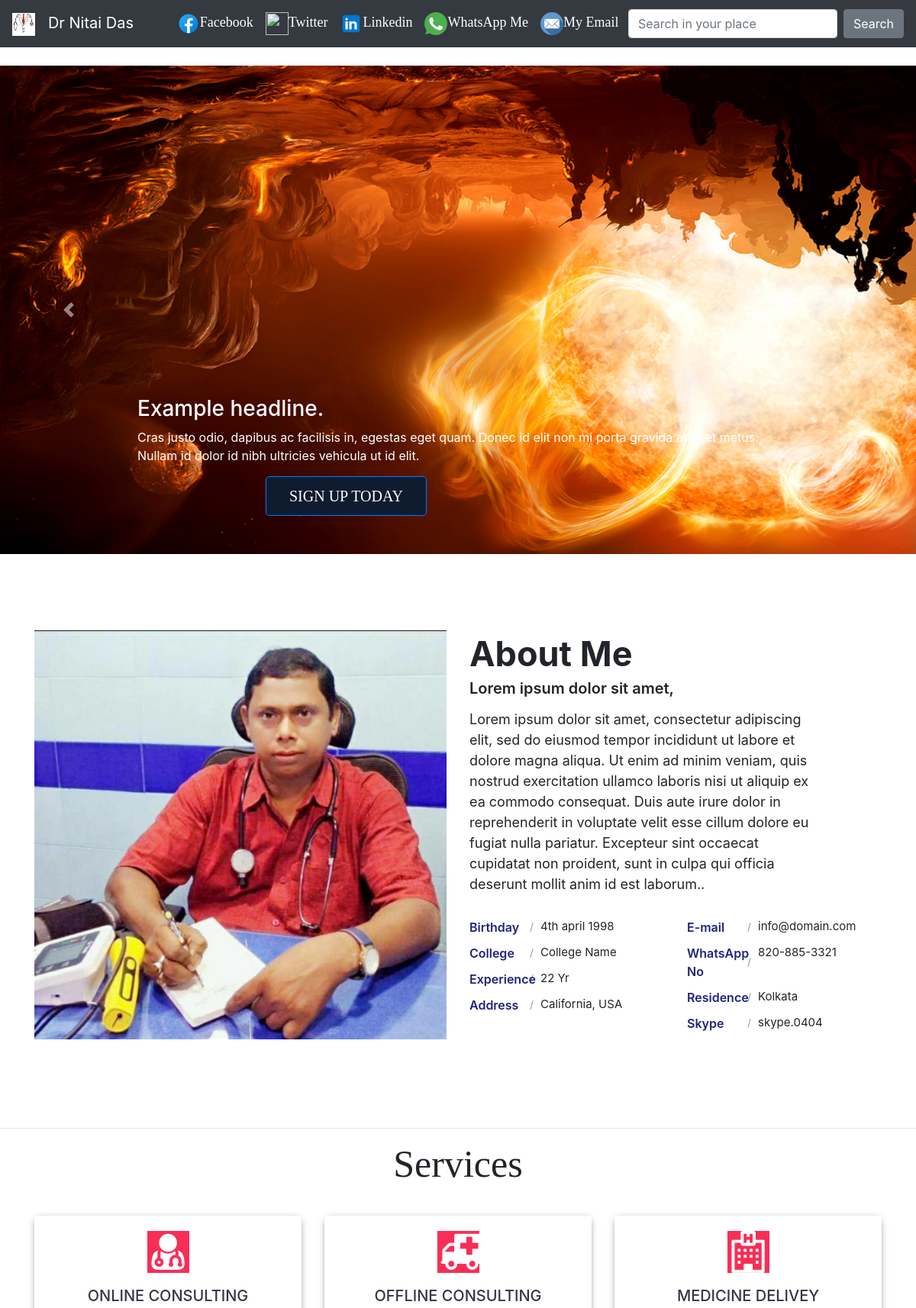
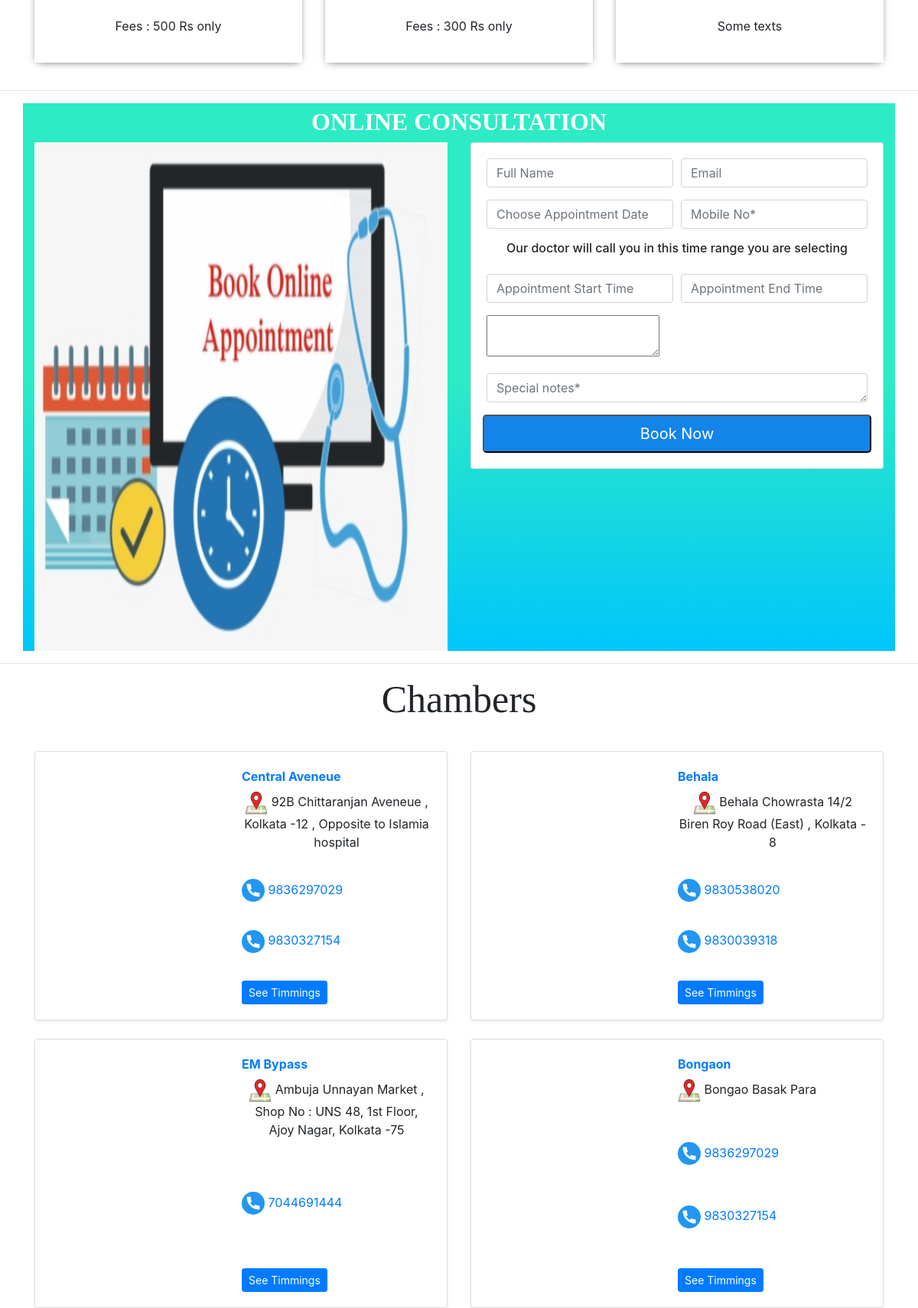
The page / (upper part) on the database its author committed (2 pictures, top to bottom).
### controller/models.py (models this page shows, shortened)
class Chamber(models.Model):
    chamber_location = models.CharField(max_length=200)
    region = models.ForeignKey(Region, on_delete=models.CASCADE)
    full_address =models.TextField()
    phone1 = models.BigIntegerField()
    phone2= models.BigIntegerField(blank=True, null=True)
    timming = models.ManyToManyField(Timming, related_name="Timming")
    nearest_places = models.ManyToManyField(NearPlace, related_name="NearestPlaces", blank=True)
    geo_loc = models.CharField(max_length=1000, blank=True, null=True)

### controller/views.py (the view)
# urls.py: path('',views.home,name='home')
def home(request):
	aboutMe = Aboutme.objects.all()[0]
	chamber = Chamber.objects.all()
	announcement = Announcement.objects.all()
	youtube = Youtube.objects.all().order_by('-id')
	context = {
		'Aboutme':aboutMe,
		'Chamber':chamber,
		'Announcement':announcement,
		'Youtube':youtube
		}
	return render(request,'index.html',context=context)

### templates/index.html (shortened to what this page needs)
<!DOCTYPE html>
<html lang="en">
<head>
<link rel="stylesheet" href="https://stackpath.bootstrapcdn.com/bootstrap/4.5.2/css/bootstrap.min.css">
<link rel="stylesheet" href="https://stackpath.bootstrapcdn.com/font-awesome/4.7.0/css/font-awesome.min.css">
  <link rel="stylesheet" href="../static/css/style.css">
   <body>
	<nav class="navbar navbar-expand-lg  bg-dark"> <a class="navbar-brand" href="#" data-abc="true"><img src="../static/img/log.png" height="30" width="30"> &nbsp;&nbsp;Dr Nitai Das</a>
    <div class="collapse navbar-collapse" id="navbarColor02">
        <ul class="navbar-nav ml-auto">
		<li class="nav-item"> <a class="nav-link" href="#" data-abc="true"> <img src="../static/img/facebook.svg" width="30" height="30" alt="" loading="lazy">Facebook</a> </li>
		<li class="nav-item"> <a class="nav-link" href="#" data-abc="true"> <img src="../static/img/twitter.svg" width="30" height="30" alt="" loading="lazy">Twitter</a> </li>
		<li class="nav-item"> <a class="nav-link" href="#" data-abc="true"> <img src="../static/img/linkedin.png" width="30" height="30" alt="" loading="lazy">Linkedin</a> </li>
            <li class="nav-item"> <a class="nav-link" href="#" data-abc="true"> <img src="../static/img/whatsapp.svg" width="30" height="30" alt="" loading="lazy">WhatsApp Me</a> </li>
            <li class="nav-item"> <a class="nav-link" href="#" data-abc="true"><img src="../static/img/email.svg" width="30" height="30" alt="" loading="lazy">My Email</a> </li>
        </ul>
        <form class="form-inline "> <input class="form-control mr-sm-2" type="text" placeholder="Search in your place"> <button class="btn btn-secondary " type="submit">Search</button> </form>
    </div>
</nav>
<br>
    <div id="myCarousel" class="carousel slide" data-ride="carousel">
        <div class="carousel-inner">
          <div class="carousel-item active">
            <img class="bd-placeholder-img" width="100%" height="100%" src="../static/img/2.jpg" >
            <div class="container">
              <div class="carousel-caption text-left">
                <p>
                    <h3>Example headline.</h3>
                    Cras justo odio, dapibus ac facilisis in, egestas eget quam. Donec id elit
                     non mi porta gravida at eget metus. Nullam id dolor id nibh ultricies vehicula
                      ut id elit.</p>
                <p><a class="btn btn-lg btn-primary" href="#" role="button">Sign up today</a></p>
              </div>
            </div>
          </div>
        </div>
        <a class="carousel-control-prev" href="#myCarousel" role="button" data-slide="prev">
          <span class="carousel-control-prev-icon" aria-hidden="true"></span>
        </a>
        <a class="carousel-control-next" href="#myCarousel" role="button" data-slide="next">
          <span class="carousel-control-next-icon" aria-hidden="true"></span>
        </a>
      </div>
	  <section class="section about-section" id="about">
            <div class="container">
                <div class="row align-items-center">
				<div class="col-lg-6">
                        <div class="about-avatar">
                            <img src="../static/img/nitai.jpeg" title="" alt="">
                        </div>
                    </div>
                    <div class="col-lg-6">
                        <div class="about-text go-to">
                            <h3 class="dark-color">About Me</h3>
                            <h6 class="theme-color lead">Lorem ipsum dolor sit amet,</h6>
                            <p>Lorem ipsum dolor sit amet, consectetur adipiscing elit, sed do eiusmod tempor incididunt ut labore et dolore magna aliqua. Ut enim ad minim veniam, quis nostrud exercitation ullamco laboris nisi ut aliquip ex ea commodo consequat. Duis aute irure dolor in reprehenderit in voluptate velit esse cillum dolore eu fugiat nulla pariatur. Excepteur sint occaecat cupidatat non proident, sunt in culpa qui officia deserunt mollit anim id est laborum..</p>
                            <div class="row about-list">
                                <div class="col-md-6">
                                    <div class="media">
                                        <label>Birthday</label>
                                        <p>4th april 1998</p>
                                    </div>
									<div class="media">
                                        <label>College</label>
                                        <p>College Name</p>
                                    </div>
                                    <div class="media">
                                        <label> Experience</label>
                                        <p>22 Yr</p>
                                    </div>
                                    <div class="media">
                                        <label>Address</label>
                                        <p>California, USA</p>
                                    </div>
                                </div>
                                <div class="col-md-6">
                                    <div class="media">
                                        <label>E-mail</label>
                                        <p>info@domain.com</p>
                                    </div>
                                    <div class="media">
                                        <label>WhatsApp No</label>
                                        <p>820-885-3321</p>
                                    </div>
									<div class="media">
                                        <label>Residence</label>
                                        <p>Kolkata</p>
                                    </div>
                                    <div class="media">
                                        <label>Skype</label>
                                        <p>skype.0404</p>
                                    </div>
                                </div>
                            </div>
                        </div>
                    </div>
                </div>
            </div>
        </section>
      <hr>
		<div class="container">
            <div class="row mar-top-20">
			<div class="col-lg-12 text-center">
            <h2 class="section-title">Services</h2>
        </div>
                <div class="col-sm-4">
                    <div class="box text-center">
                        <div class="incon-box">
                            <i class="fa fa-user-md" aria-hidden="true"></i>
                        </div>
                        <h3 class="box-tittle">Online Consulting</h3>
                        <p class="box-text">Fees : 500 Rs only</p>
                    </div>
                </div>
                <div class="col-sm-4">
                    <div class="box text-center">
                        <div class="incon-box">
                            <i class="fa fa-ambulance" aria-hidden="true"></i>
                        </div>
                        <h3 class="box-tittle">Offline Consulting</h3>
                        <p class="box-text">Fees : 300 Rs only</p>
                    </div>
                </div>
                <div class="col-sm-4">
                    <div class="box text-center">
                        <div class="incon-box">
                            <i class="fa fa-hospital-o" aria-hidden="true"></i>
                        </div>
                        <h3 class="box-tittle">Medicine Delivey</h3>
                        <p class="box-text">Some texts</p>
                    </div>
                </div>
            </div>
        </div>
        <hr>
        <div class="container">
  <div class="row" style="background-image:  linear-gradient(to top, #00c6fb 0%, #2debc5 50%);">
      <div class="col-md-12 text-center">
          <h2 style="font-weight:bold; color:#fff;
	font-family: red serifs; padding-top:5px;">ONLINE CONSULTATION</h2>
      </div>
	  <div class="col-md-6">
	  <img src="../static/img/b2.png" style="height:665px; width:700px">
	  </div>
    <div class="col-md-6" >
        <div class="card">
            <div class="card-body">
                 <form>
                        <div class="form-row">
                            <div class="form-group col-md-6">
                              <input id="Full Name" name="Full Name" placeholder="Full Name" class="form-control" type="text">
                            </div>
                            <div class="form-group col-md-6">
                              <input type="email" class="form-control" id="inputEmail4" placeholder="Email">
                            </div>
                          </div>
                        <div class="form-row">
                            <div class="form-group col-md-6">
                                <input type="text" placeholder="Choose Appointment Date" name="apdate" class="form-control" onfocus="(this.type='date')" id="bdate" required/>
                            </div>
							<div class="form-group col-md-6">
                                <input id="Mobile No." name="Mobile No." placeholder="Mobile No*" class="form-control" required="required" type="number">
                            </div>
							<div class="form-group col-md-12">
                         <h6 class="text-center">Our doctor will call you in this time range you are selecting</h6>
                            </div>
							<div class="form-group col-md-6">
                                <input type="text" placeholder="Appointment Start Time" name="apstarttime" class="form-control" onfocus="(this.type='time')" id="bdate" required/>
                            </div>
							<div class="form-group col-md-6">
                                <input type="text" placeholder="Appointment End Time" name="apendtime" class="form-control" onfocus="(this.type='time')" id="bdate" required/>
                            </div>
                            <div class="form-group col-md-12">
                         <textarea id="full-featured-non-premium" name="content" style="height"></textarea>
                            </div>
                            <div class="form-group col-md-12">
                         <textarea class="form-control" placeholder="Special notes*" rows="1"></textarea>
                            </div>
                        </div>
                        <div class="form-row">
                            <button type="button" class="btn-block btn-lg" style="background-color: #1384e8; color:#fff;">Book Now</button></center>
                        </div>
                    </form>
            </div>
        </div>
    </div>
  </div>
</div>
				<hr>
			  <div class="col-lg-12 text-center">
            <h2 class="section-title">Chambers</h2>
            <div class='container'>
            <div class="row mb-2">
                {% for i in Chamber %}
                  <div class="col-md-6">
                    <div class="card flex-md-row mb-4 shadow-sm h-md-250">
					<iframe src="{{i.geo_loc}}" width="250" height="350" frameborder="0" style="border:0;" allowfullscreen="" aria-hidden="false" tabindex="0"></iframe>
                      <div class="card-body d-flex flex-column align-items-start">
                        <strong class="d-inline-block mb-2 text-primary">{{i.chamber_location}}</strong>
                        <p class="card-text mb-auto">
                            <img src="../static/img/map.png" width="30" height="30" alt="" loading="lazy">
                          {{i.full_address}}
                        </p>
                        <p class="card-text mb-auto mt-3">
                        <a href="tel:+91-6290088603" target="__blank">
                          <img src="../static/img/telephone.svg" width="30" height="30" alt="" loading="lazy"> {{i.phone1}}
                            </a>
                        </p>
                    {% if i.phone2 %}
                    <p class="card-text mb-auto mt-3">
                        <a href="tel:+91-6290088603" target="__blank">
                      <img src="../static/img/telephone.svg" width="30" height="30" alt="" loading="lazy"> {{i.phone2}}
                      </a>
                    </p>
                    {% endif %}
                      <button type="button" class="btn btn-primary btn-sm mt-3" data-toggle="modal" data-target="#exampleModalLong{{i.id}}">
                        See Timmings
                      </button>
                  </div>
                  </div></div >
          {% endfor %}
          </div>
        </div>
        </div>
</body>
</html>

### static/css/style.css (style rules this page uses)
.navbar { background: #080807; }
.navbar .nav-item .nav-link { color:#fff!important; font-family: Helvatica; font-size: 18px; }
.navbar-brand { color:#fff; }
.carousel-item { height: 80vh; background: no-repeat center center scroll; -webkit-background-size: cover; background-size: cover; }
.carousel-caption { bottom: 30px; }
.carousel-caption p { width: 60%; margin: auto; font-size: 18px; line-height: 1.9; font-family: poppins; }
.carousel-caption a { text-transform: uppercase; background: #0f1c30; padding: 10px 30px; display: inline-block; color: #fff; margin-top: 15px; }
.section-title { font-family: helvatica; margin-bottom: 38px; font-size: 50px; }
.box { cursor: pointer; box-shadow: 0px 2px 10px -4px #333745; padding: 20px 0px; margin-bottom: 20px; }
.incon-box i { font-size: 55px; color: #fff; background: #f82e56; height: 55px; width: 55px; line-height: 50px; border: 3px solid transparent; transition: all .4s ease-in; }
.box-tittle { font-size: 20px; text-transform: uppercase; color: #333745; line-height: 60px; }
.section { padding: 100px 0; position: relative; }
img { max-width: 100%; }
img { vertical-align: middle; border-style: none; }
.about-text h3 { font-size: 45px; font-weight: 700; margin: 0 0 6px; }
.about-text h6 { font-weight: 600; margin-bottom: 15px; }
.about-text p { font-size: 18px; max-width: 450px; }
.about-list { padding-top: 10px; }
.about-list .media { padding: 5px 0; }
.about-list label { color: #20247b; font-weight: 600; width: 93px; margin: 0; position: relative; }
.about-list label:after { content: ""; position: absolute; top: 0; bottom: 0; right: 11px; width: 1px; height: 12px; background: #20247b; -moz-transform: rotate(15deg); -o-transform: rotate(15deg); -ms-transform: rotate(15deg); -webkit-transform: rotate(15deg); transform: rotate(15deg); margin: auto; opacity: 0.5; }
.about-list p { margin: 0; font-size: 15px; }

### rows shown on the page
Chamber: chamber_location "Central Aveneue", full_address "92B Chittaranjan Aveneue , Kolkata -12 , Opposite to Islamia hospital", phone1 "9836297029", phone2 "9830327154"
Chamber: chamber_location "Behala", full_address "Behala Chowrasta 14/2 Biren Roy Road (East) , Kolkata - 8", phone1 "9830538020", phone2 "9830039318"
Chamber: chamber_location "EM Bypass", full_address "Ambuja Unnayan Market , Shop No : UNS 48, 1st Floor, Ajoy Nagar, Kolkata -75", phone1 "7044691444"
Chamber: chamber_location "Bongaon", full_address "Bongao Basak Para", phone1 "9836297029", phone2 "9830327154"
